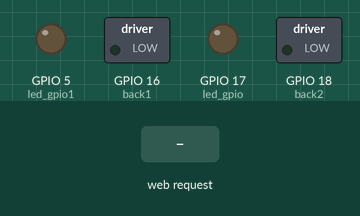
Recording of a sketch running on a simulated ESP32. Parts: switched loads named in the sketch (green lamp = pin HIGH), output pins drawn as LEDs (lit = HIGH). Inputs (shaded band) come from the test bench. WiFi joins after 1.5 s; servers stay silent unless stated; what the sketch prints to the serial monitor is not drawn.

Above: at 2.7 s.
2.8 s: HTTP request GET /F received
At 3.4 s:
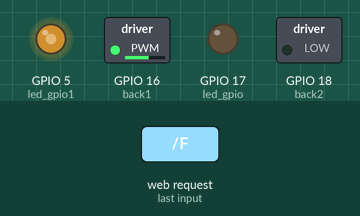
4.3 s: HTTP request GET /B received
At 5.5 s:
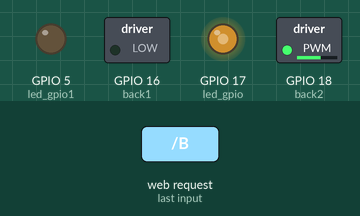
5.8 s: HTTP request GET /R received
At 6.8 s:
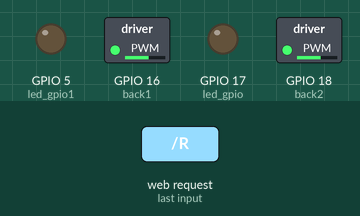
7.3 s: HTTP request GET /L received
At 8.0 s:
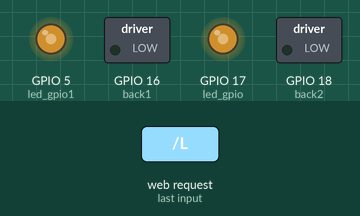
Timing chart, 0 to 9.8 s (numbered marks = the images above; inputs shaded):
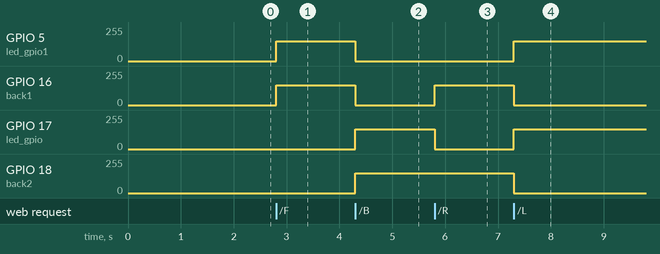

Measured:
- after the input at 2.8 s, GPIO 5 (led_gpio1), GPIO 16 (back1): 0/255 → 149/255 at once
- after the input at 4.3 s, GPIO 5 (led_gpio1), GPIO 16 (back1): 149/255 → 0/255 at once; GPIO 17 (led_gpio), GPIO 18 (back2): 0/255 → 149/255 at once
- after the input at 5.8 s, GPIO 16 (back1): 0/255 → 149/255 at once; GPIO 17 (led_gpio): 149/255 → 0/255 at once
- after the input at 7.3 s, GPIO 5 (led_gpio1), GPIO 17 (led_gpio): 0/255 → 149/255 at once; GPIO 16 (back1), GPIO 18 (back2): 149/255 → 0/255 at once

The sketch:

remoteControlRares.ino
```cpp
// Load Wi-Fi library
#include <WiFi.h>

// Replace with your network credentials
const char* ssid     = "rares";
const char* password = "123456789";

const char* ssidToConnect     = "rares";
const char* passwordToConnect = "123456789";
int speed = 150;

// Set web server port number to 80
WiFiServer server(80);

const byte led_gpio = 17; // the PWM pin the LED is attached to
const byte led_gpio1 = 5; // the PWM pin the LED is attached to

const byte back1 = 16; // the PWM pin the LED is attached to
const byte back2 = 18; // the PWM pin the LED is attached to

// Variable to store the HTTP request
String header;

void setup() {
  Serial.begin(115200);

  //-------------------MOTORS SETUP-----------------

  ledcAttachPin(led_gpio, 0); // assign a led pins to a channel
  ledcAttachPin(led_gpio1, 1); // assign a led pins to a channel
  ledcAttachPin(back1, 2); // assign a led pins to a channel
  ledcAttachPin(back2, 3); // assign a led pins to a channel
  ledcSetup(0, 4000, 8); // 12 kHz PWM, 8-bit resolution
  ledcSetup(1, 4000, 8); // 12 kHz PWM, 8-bit resolution
  ledcSetup(2, 4000, 8); // 12 kHz PWM, 8-bit resolution
  ledcSetup(3, 4000, 8); // 12 kHz PWM, 8-bit resolution


    // Connect to Wi-Fi network with SSID and password
    Serial.print("Setting Access Point…");
    // Remove the password parameter, if you want the AP (Access Point) to be open
    WiFi.softAP(ssid, password);

    IPAddress IP = WiFi.softAPIP();
    Serial.print("Our IP address: ");
    Serial.println(IP);

    server.begin();

    Serial.println();
    Serial.println();
    Serial.print("Connecting to ");
    Serial.println(ssidToConnect);

    WiFi.begin(ssidToConnect, passwordToConnect);

    while (WiFi.status() != WL_CONNECTED) {
        delay(500);
        Serial.print(".");
    }

    Serial.println("");
    Serial.println("WiFi connected.");
    Serial.println("IP address for controlling this robot is : ");
    Serial.println(WiFi.localIP());
}

void loop(){


  WiFiClient client = server.available();   // Listen for incoming clients

  if (client) {                             // If a new client connects,
    Serial.println("New Client.");          // print a message out in the serial port
    String currentLine = "";                // make a String to hold incoming data from the client
    while (client.connected()) {            // loop while the client's connected
      if (client.available()) {             // if there's bytes to read from the client,
        char c = client.read();             // read a byte, then
        Serial.write(c);                    // print it out the serial monitor
        header += c;
        if (c == '\n') {                    // if the byte is a newline character
          // if the current line is blank, you got two newline characters in a row.
          // that's the end of the client HTTP request, so send a response:
          if (currentLine.length() == 0) {

            // HTTP headers always start with a response code (e.g. HTTP/1.1 200 OK)
            // and a content-type so the client knows what's coming, then a blank line:
            client.println("HTTP/1.1 200 OK");
            client.println("Content-type:text/html");
            client.println("Connection: close");
            client.println();


            // Display the HTML web page
            client.println("<!DOCTYPE html><html>");

            // Web Page
            client.println("<body><h1>Control the fantastic robot :)) </h1>");
            client.print("<h2 class='button'><a href=\"/F\">go forward</a></h2>");
            client.print("<h2 class='button'><a href=\"/S\">to stop</a></h2>");
            client.print("<h2 class='button'><a href=\"/B\">go back</a></h2>");
            client.print("<h2 class='button'><a href=\"/R\">turn right</a></h2>");
            client.print("<h2 class='button'><a href=\"/L\">turn left</a></h2>");
            client.println("</body></html>");

            // The HTTP response ends with another blank line
            client.println();

            // Break out of the while loop
            break;

          } else { // if you got a newline, then clear currentLine
            currentLine = "";
          }
        } else if (c != '\r') {  // if you got anything else but a carriage return character,
          currentLine += c;      // add it to the end of the currentLine
        }

        // Check to see if the client request was "GET /H" or "GET /L":
        if (currentLine.endsWith("GET /F")) {
          ledcWrite(0, 0);
          ledcWrite(1, speed);
          ledcWrite(2, speed);
          ledcWrite(3, 0);               // GET /H turns the LED on
        }
        if (currentLine.endsWith("GET /S")) {
          ledcWrite(0, 0);
          ledcWrite(1, 0);
          ledcWrite(2, 0);
          ledcWrite(3, 0);                  // GET /L turns the LED off
        }
        if (currentLine.endsWith("GET /B")) {
          ledcWrite(0, speed);
          ledcWrite(1, 0);
          ledcWrite(2, 0);
          ledcWrite(3, speed);                  // GET /L turns the LED off
        }
        if (currentLine.endsWith("GET /R")) {
          ledcWrite(0, 0);
          ledcWrite(1, 0);
          ledcWrite(2, speed);
          ledcWrite(3, speed);
        }
        if (currentLine.endsWith("GET /L")) {
           ledcWrite(0, speed);
           ledcWrite(1, speed);
           ledcWrite(2, 0);
           ledcWrite(3, 0);             // GET /L turns the LED off
        }
      }
    }

    // Close the connection
    client.stop();
    Serial.println("Client disconnected.");
    Serial.println("");
  }
}
```
